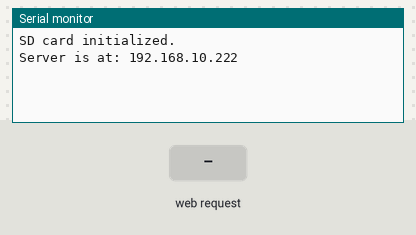
Recording of a sketch running on a simulated ESP32. On the bench: the last lines printed to the serial monitor. The test bench sets the inputs (shaded band). WiFi joins after 1.5 s; servers stay silent unless stated; storage starts empty.

Above: at 1.2 s.
1.3 s: HTTP request GET /tank-level received
At 1.6 s:
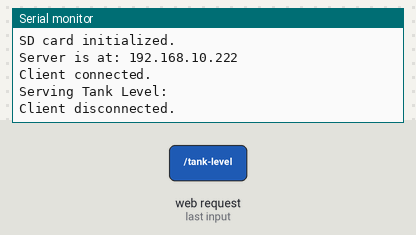
2.8 s: HTTP request GET /update-distance received
At 4.0 s:
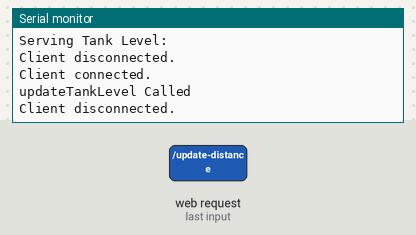

Measured:
- after the input at 1.3 s, the serial monitor: prints a new line at once (image 1)
- after the input at 2.8 s, the serial monitor: prints a new line at once (image 2)

The sketch:

WebServer.ino
```cpp
#include <SPI.h>
#include <Ethernet.h>
#include <SD.h>
//#include <NewPing.h>

byte mac[] = { 0xDE, 0xAD, 0xBE, 0xEF, 0xFE, 0xED };
//IPAddress ip(169, 254, 110, 100); // Static IP for Arduino
IPAddress ip(192, 168, 10, 222); // Static IP for Arduino
//IPAddress gateway(169, 254, 110, 1); // Gateway is the PC
//IPAddress subnet(255, 255, 0, 0); // Subnet mask

//byte mac[] = { 0xDE, 0xAD, 0xBE, 0xEF, 0xFE, 0xED };
EthernetServer server(80);  // Web server running on port 80
File webFile;
//IPAddress ip(192, 168, 10, 222);
//#define TRIGGER_PIN 7
//#define ECHO_PIN 6
//#define MAX_DISTANCE 400 // Maximum distance in cm
//NewPing sonar(TRIGGER_PIN, ECHO_PIN, MAX_DISTANCE);
String latestTankLevel = "";  // To store pin states from ESP32
unsigned long lastUpdateTime = 0; // To store the time of the last update from ESP32


void setup() {
  // Start the serial monitor
  Serial.begin(9600);

 // Initialize SD card
  if (!SD.begin(4)) {
    Serial.println(F("SD card failed to initialize."));
    while (true);  // Halt further execution
  } else {
    Serial.println(F("SD card initialized."));
  }

  //Initialize Ethernet using DHCP
  // if (Ethernet.begin(mac) == 0) {
  //   Serial.println(F("Ethernet shield failed to initialize."));
  //   while (true);  // Halt further execution
  // }else {
  //   Serial.println(F("Ethernet shield initialized."));
  // }
  //Ethernet.begin(mac, ip, gateway, subnet);
  // Use static IP address
  Ethernet.begin(mac, ip);
  // Start the server
  server.begin();
  Serial.print(F("Server is at: "));
  Serial.println(Ethernet.localIP());  // Show the IP address assigned via DHCP
}

void loop() {
  EthernetClient client = server.available();
  if (client) {
    Serial.println(F("Client connected."));
    String request = ""; // To store the HTTP request line

    // Read the first line of the request
    char c;
    while (client.available() && (c = client.read()) != '\n') {
      request += c;
    }

    // Handle the request based on the URL
    if (request.indexOf("GET /tank-level") >= 0) {
      serveTankLevel(client);
    } else if (request.indexOf("GET /update-distance") >= 0) {
      updateTankLevel(request, client);
    } else {
      serveHtml(client);
    }


    delay(1); // Give the client time to receive the data
    client.stop();
    Serial.println(F("Client disconnected."));
    // Close the connection
    // client.println("HTTP/1.1 200 OK");
    // client.println("Content-Type: text/html");
    // client.println("Connection: close");
    // client.println();
    // client.println("<html><body><h1>Hello from Arduino Web Server!</h1></body></html>");
    // client.stop();
  }
}
void serveHtml(EthernetClient &client)
{
  webFile = SD.open("INDEX.HTM");  // Try the long filename first
    if (!webFile) {
      // If the long filename fails, try the short filename
      webFile = SD.open("INDEX~1.HTM");
    }
    if (!webFile) {
      // If the long filename fails, try the short filename
      webFile = SD.open("index.html");
    }
    if (webFile) {
      client.println(F("HTTP/1.1 200 OK"));
      client.println(F("Content-Type: text/html"));
      client.println(F("Connection: close"));
      client.println();

      // Send the content of the file
      while (webFile.available()) {
        client.write(webFile.read());
      }

      webFile.close();
    } else {
      Serial.println(F("Failed to open INDEX.HTM"));
      client.println(F("HTTP/1.1 404 Not Found"));
      client.println(F("Connection: close"));
      client.println();
    }
}

void serveTankLevel(EthernetClient &client) {
  Serial.print(F("Serving Tank Level: "));
  Serial.println(latestTankLevel);

  client.println(F("HTTP/1.1 200 OK"));
  client.println(F("Content-Type: application/json"));
  client.println(F("Access-Control-Allow-Origin: *"));
  client.println(F("Connection: close"));
  client.println();

  // Send JSON response with correctly quoted string and last update time
  client.print(F("{\"tank_level\":\""));
  client.print(latestTankLevel);
  client.print(F("\", \"last_update_millis\":"));
  client.print(lastUpdateTime);
  client.println(F("}"));
}

void updateTankLevel(String request, EthernetClient &client) {
  // Parse the 'value' parameter from the request
  Serial.println(F("updateTankLevel Called"));
  int valueIndex = request.indexOf("value=");
  if (valueIndex >= 0) {
    String valueString = request.substring(valueIndex + 6);

    // The HTTP request line ends with " HTTP/1.1", so we need to trim that suffix off
    int spaceIndex = valueString.indexOf(" ");
    if (spaceIndex >= 0) {
      valueString = valueString.substring(0, spaceIndex);
    }

    latestTankLevel = valueString;
    lastUpdateTime = millis(); // Record the exact time we received this update
    Serial.print(F("Updated Tank Level: "));
    Serial.println(latestTankLevel);
  }

  // Send HTTP response
  client.println(F("HTTP/1.1 200 OK"));
  client.println(F("Connection: close"));
  client.println();
  client.println(F("Distance updated successfully"));
}
```
